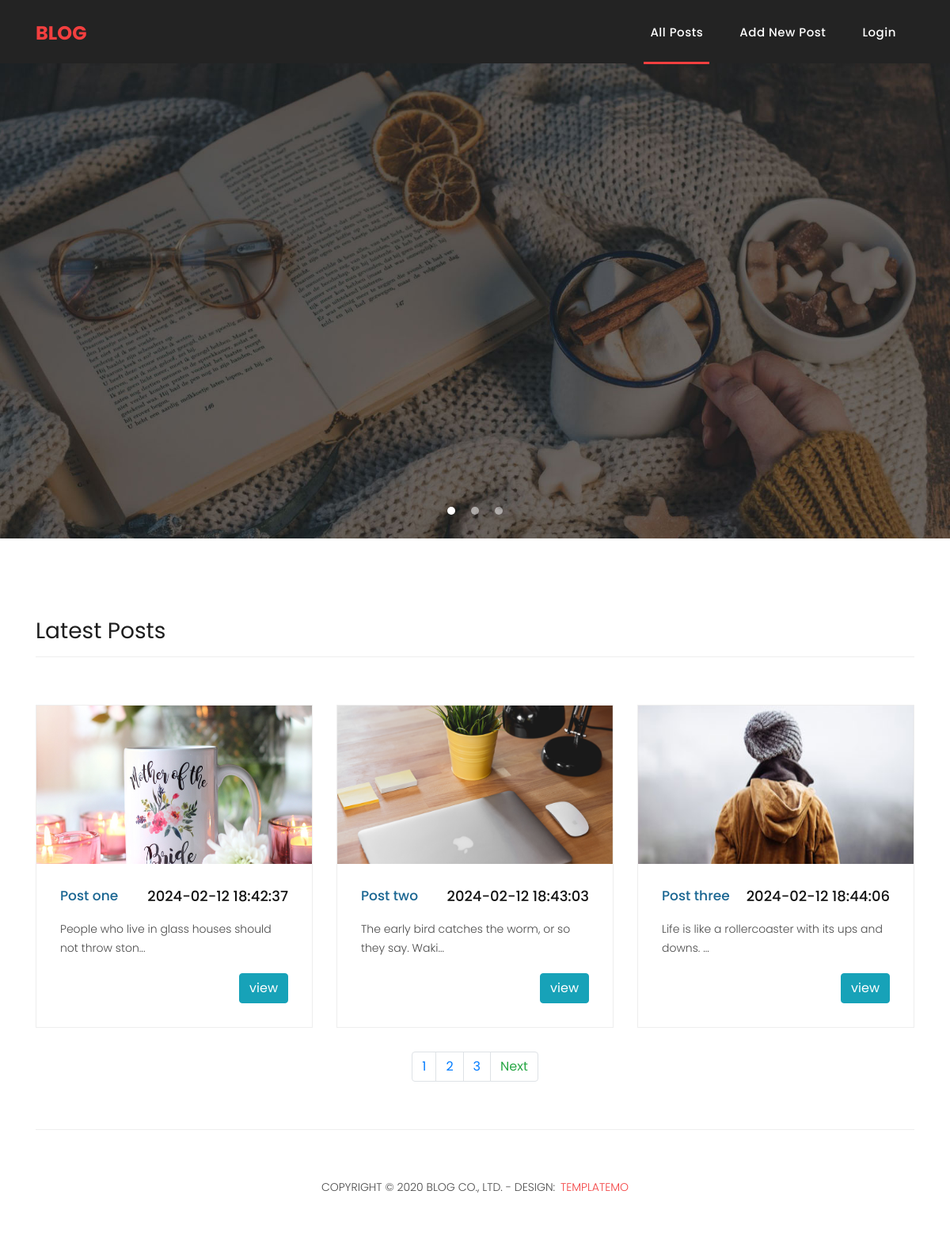
The page / on the database its author committed.
### tables this page shows
CREATE TABLE `posts` (
  `id` int(10) UNSIGNED NOT NULL,
  `title` varchar(255) NOT NULL,
  `image` varchar(255) DEFAULT NULL,
  `body` text NOT NULL,
  `user_id` int(10) UNSIGNED NOT NULL,
  `created_at` datetime NOT NULL DEFAULT current_timestamp()
);

### index.php (the view, shortened to what this page needs)
<?php
require_once 'inc/header.php';
?>
<div class="banner header-text">
    <div class="owl-banner owl-carousel">
        <div class="banner-item-01">
        </div>
    </div>
</div>
<?php
$limit = 3;
if (isset($_GET['page'])) {
    $page = $_GET['page'];
} else {
    $page = 1;
}
$total_records_query = "SELECT COUNT(*) as total FROM `posts`";
$total_records_result = mysqli_query($con, $total_records_query);
$total_records = mysqli_fetch_assoc($total_records_result)['total'];
$total_pages = ceil($total_records / $limit);
$offset = ($page - 1) * $limit;
$query = "SELECT `id`, `title`, `image`, SUBSTRING(`body`, 1, 53) AS body, `created_at` FROM `posts` LIMIT $limit OFFSET $offset";
$result = mysqli_query($con, $query);
?>
<?php if (mysqli_num_rows($result) > 0) : ?>
    <div class="latest-products">
        <div class="container">
            <div class="row">
                <div class="col-md-12">
                    <div class="section-heading">
                        <h2>Latest Posts</h2>
                    </div>
                </div>
                <?php while ($row = mysqli_fetch_assoc($result)) : ?>
                    <div class="col-md-4">
                        <div class="product-item">
                            <a href="#"><img src="upload/<?php echo $row['image'] ?>" width="100" height="200" alt=""></a>
                            <div class="down-content">
                                <a href="#"><h4><?php echo $row['title']; ?></h4></a>
                                <h6><?php echo $row['created_at']; ?></h6>
                                <p><?php echo $row['body'] . "..."; ?></p>
                                <div class="d-flex justify-content-end">
                                    <a href="viewPost.php?id=<?php echo $row['id'] ?>" class="btn btn-info ">view</a>
                                </div>
                            </div>
                        </div>
                    </div>
                <?php endwhile; ?>
            </div>
        </div>
    </div>
<?php else : ?>
    <div class="container">
        <p>No posts found</p>
    </div>
<?php endif; ?>
<div class="container d-flex justify-content-center">
    <nav aria-label="Page navigation example">
        <ul class="pagination">
            <?php for ($i = 1; $i <= $total_pages; $i++) : ?>
                <li class="page-item"><a class="page-link<?php echo ($i == $page) ? " active" : ""; ?>" href="?page=<?php echo $i; ?>"><?php echo $i; ?></a></li>
            <?php endfor; ?>
            <?php if ($page < $total_pages) : ?>
                <li class="page-item"><a class="page-link text-success" href="?page=<?php echo ($page + 1); ?>">Next</a></li>
            <?php endif; ?>
        </ul>
    </nav>
</div>
<?php require_once 'inc/footer.php'; ?>

### inc/header.php (shortened to what this page needs)
<!DOCTYPE html>
<html lang="en">
  <head>
    <link href="vendor/bootstrap/css/bootstrap.min.css" rel="stylesheet">
    <link rel="stylesheet" href="assets/css/fontawesome.css">
    <link rel="stylesheet" href="assets/css/templatemo-sixteen.css">
    <link rel="stylesheet" href="assets/css/owl.css">
  </head>
<body>
    <header class="padding-0">
      <nav class="navbar navbar-expand-lg">
        <div class="container">
          <a class="navbar-brand" href="index.php"><h2> <em>Blog</em></h2></a>
          <div class="collapse navbar-collapse" id="navbarResponsive">
            <ul class="navbar-nav ml-auto">
              <li class="nav-item active">
                <a class="nav-link" href="index.php">All Posts
                </a>
              </li>
              <li class="nav-item">
                <a class="nav-link" href="addPost.php">Add New Post</a>
              </li>
              <?php if (isset($_SESSION['loggedin']) && $_SESSION['loggedin'] == true) {
              ?>
              <li class="nav-item">
                <a class="nav-link" href="logout.php">Logout</a>
              </li>
              <?php }else{
                ?>
                <li class="nav-item">
                <a class="nav-link" href="login.php">Login</a>
              </li>
             <?php } ?>
            </ul>
          </div>
        </div>
      </nav>
    </header>

### inc/footer.php (shortened to what this page needs)
<footer>
      <div class="container">
        <div class="row">
          <div class="col-md-12">
            <div class="inner-content">
              <p>Copyright &copy; 2020 Blog  Co., Ltd.
            - Design: <a rel="nofollow noopener" href="https://templatemo.com" target="_blank">TemplateMo</a></p>
            </div>
          </div>
        </div>
      </div>
    </footer>
  </body>
</html>

### assets/css/templatemo-sixteen.css (style rules this page uses)
body { font-family: 'Poppins', sans-serif; overflow-x: hidden; text-rendering: optimizeLegibility; -webkit-font-smoothing: antialiased; -moz-osx-font-smoothing: grayscale; }
p { margin-bottom: 0px; font-size: 14px; font-weight: 300; color: #4a4a4a; line-height: 24px; }
a { text-decoration: none!important; }
ul { padding: 0; margin: 0; list-style: none; }
h1,h2,h3,h4,h5,h6 { margin: 0px; }
.section-heading { text-align: left; margin-bottom: 60px; border-bottom: 1px solid #eee; }
.section-heading h2 { font-size: 28px; font-weight: 400; color: #1e1e1e; margin-bottom: 15px; }
header { position: absolute; z-index: 99999; width: 100%; height: 80px; background-color: #232323; -webkit-transition: all 0.3s ease-in-out 0s; -moz-transition: all 0.3s ease-in-out 0s; -o-transition: all 0.3s ease-in-out 0s; transition: all 0.3s ease-in-out 0s; }
header .navbar { padding: 17px 0px; }
.navbar .navbar-brand { float: left; margin-top: -12px; outline: none; }
.navbar .navbar-brand h2 { color: #fff; text-transform: uppercase; font-size: 24px; font-weight: 700; -webkit-transition: all .3s ease 0s; -moz-transition: all .3s ease 0s; -o-transition: all .3s ease 0s; transition: all .3s ease 0s; }
.navbar .navbar-brand h2 em { font-style: normal; color: #f33f3f; }
#navbarResponsive { z-index: 999; }
.navbar-collapse { text-align: center; }
.navbar .navbar-nav .nav-item { margin: 0px 15px; }
.navbar .navbar-nav a.nav-link { text-transform: capitalize; font-size: 15px; font-weight: 500; letter-spacing: 0.5px; color: #fff; transition: all 0.5s; margin-top: 5px; }
.navbar .navbar-nav .nav-link:hover, .navbar .navbar-nav .active>.nav-link, .navbar .navbar-nav .nav-link.active, .navbar .navbar-nav .nav-link.show, .navbar .navbar-nav .show>.nav-link { color: #fff; padding-bottom: 25px; border-bottom: 3px solid #f33f3f; }
.banner { position: relative; text-align: center; padding-top: 80px; }
.banner-item-01 { padding: 300px 0px !important; background-image: url(../images/slide_01.jpg); background-size: cover; background-repeat: no-repeat; background-position: center center; }
.latest-products { margin-top: 100px; }
.product-item { border: 1px solid #eee; margin-bottom: 30px; }
.product-item .down-content { padding: 30px; position: relative; }
.product-item img { width: 100%; overflow: hidden; }
.product-item .down-content h4 { font-size: 17px; color: #1a6692; margin-bottom: 20px; }
.product-item .down-content h6 { position: absolute; top: 30px; right: 30px; font-size: 18px; color: #121212; }
.product-item .down-content p { margin-bottom: 20px; }
footer { text-align: center; }
footer .inner-content { border-top: 1px solid #eee; margin-top: 60px; padding: 60px 0px; }
footer .inner-content p { text-transform: uppercase; }
footer .inner-content p a { color: #f33f3f; margin-left: 3px; }

### rows shown on the page
posts: image (picture), title "Post one", created_at "2024-02-12 18:42:37", body "People who live in glass houses should not throw ston"
posts: image (picture), title "Post two", created_at "2024-02-12 18:43:03", body "The early bird catches the worm, or so they say. Waki"
posts: image (picture), title "Post three", created_at "2024-02-12 18:44:06", body "Life is like a rollercoaster with its ups and downs."
